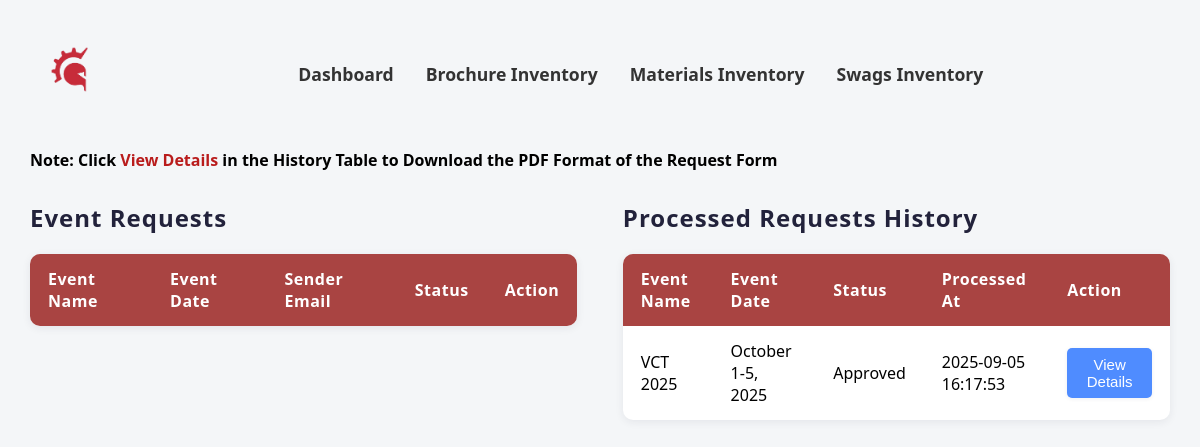
The page /admin/admin_request.php (signed in) on the database its author committed.
### tables this page shows
CREATE TABLE `event_form_history` (
  `event_form_id` int(11) NOT NULL,
  `event_name` varchar(255) DEFAULT NULL,
  `event_title` varchar(255) DEFAULT NULL,
  `event_date` varchar(100) DEFAULT NULL,
  `event_duration` varchar(100) NOT NULL,
  `sender_email` varchar(255) DEFAULT NULL,
  `date_time_ingress` datetime DEFAULT NULL,
  `date_time_egress` datetime DEFAULT NULL,
  `claiming_id` varchar(255) DEFAULT NULL,
  `place` varchar(255) DEFAULT NULL,
  `location` varchar(255) DEFAULT NULL,
  `sponsorship_budg` varchar(20) NOT NULL,
  `amount` int(11) DEFAULT NULL,
  `target_audience` varchar(255) DEFAULT NULL,
  `number_audience` varchar(255) DEFAULT NULL,
  `set_up` enum('Yes','No','','') DEFAULT NULL,
  `booth_size` varchar(255) DEFAULT NULL,
  `booth_inclusion` varchar(255) DEFAULT NULL,
  `number_tables` int(11) DEFAULT NULL,
  `number_chairs` int(11) DEFAULT NULL,
  `speaking_slot` varchar(20) DEFAULT NULL,
  `speaker_name` varchar(50) DEFAULT NULL,
  `date_time` datetime DEFAULT NULL,
  `duration` varchar(50) DEFAULT NULL,
  `topic` varchar(255) DEFAULT NULL,
  `technical_team` varchar(255) DEFAULT NULL,
  `technical_task` varchar(255) DEFAULT NULL,
  `trainer_needed` varchar(255) DEFAULT NULL,
  `trainer_task` varchar(255) DEFAULT NULL,
  `provide_materials` varchar(255) DEFAULT NULL,
  `requested_by` varchar(100) NOT NULL,
  `created_at` datetime DEFAULT NULL,
  `request_status` varchar(50) DEFAULT NULL,
  `processed_at` datetime DEFAULT NULL,
  `user_id` int(11) DEFAULT NULL,
  `request_mats` int(11) DEFAULT NULL
);

### admin/admin_request.php (the view, shortened to what this page needs)
<?php
$connection = CONNECTIVITY();
function fetch_requested_materials($connection, $mat_id) {
    $materials = [];
    return $materials;
}
$history_per_page = 10;
$history_page = isset($_GET['history_page']) ? max(1, intval($_GET['history_page'])) : 1;
$history_offset = ($history_page - 1) * $history_per_page;
$history_query = "SELECT h.event_form_id, h.event_name, h.event_title, h.event_date,
    COALESCE(h.sender_email, u.email) AS sender_email,
    h.date_time_ingress, h.date_time_egress, h.place, h.location, h.sponsorship_budg,
    h.target_audience, h.number_audience, h.set_up, h.booth_size, h.booth_inclusion,
    h.number_tables, h.number_chairs, h.speaking_slot, h.date_time, h.topic,
    h.technical_team, h.trainer_needed, h.trainer_task, h.provide_materials,
    h.created_at, h.user_id, h.request_mats, h.request_status, h.processed_at,
    h.event_duration,h.claiming_id,h.amount, h.duration, h.speaker_name, h.technical_task,
    h.requested_by
    FROM event_form_history h
    LEFT JOIN users u ON h.user_id = u.user_id
    ORDER BY h.processed_at DESC LIMIT ? OFFSET ?";
$stmt = mysqli_prepare($connection, $history_query);
mysqli_stmt_bind_param($stmt, "ii", $history_per_page, $history_offset);
mysqli_stmt_execute($stmt);
$history_result = mysqli_stmt_get_result($stmt);
$history_requests = [];
while ($row = mysqli_fetch_assoc($history_result)) {
    $row['requested_materials'] = fetch_requested_materials($connection, intval($row['request_mats']));
    $history_requests[] = $row;
}
?>
<!DOCTYPE html>
<html lang="en">
<head>
    <link rel="stylesheet" href="../CSS/admin_request.css">
</head>
<body>
    <nav>
        <a href="admin.php"><img src="../images/images__1_-removebg-preview.png" alt="Company Logo"></a>
        <div class="nav-container">
            <a href="admin.php">Dashboard</a>
            <a href="brochure_inventory.php">Brochure Inventory</a>
            <a href="marketing_inventory.php">Materials Inventory</a>
            <a href="swags_inventory.php">Swags Inventory</a>
        </div>
    </nav>
      <h4>Note: Click <span style="color:#b91c1c;"> View Details </span>in the History Table to Download the PDF Format of the Request Form</h4>
    <div class="tables-flex">
        <div class="table-container">
            <h2>Event Requests</h2>
            <table>
                <thead>
                    <tr>
                        <th>Event Name</th>
                        <th>Event Date</th>
                        <th>Sender Email</th>
                        <th>Status</th>
                        <th>Action</th>
                    </tr>
                </thead>
            </table>
        </div>
        <div class="table-container">
            <h2>Processed Requests History</h2>
            <table>
                <thead>
                    <tr>
                        <th>Event Name</th>
                        <th>Event Date</th>
                        <th>Status</th>
                        <th>Processed At</th>
                        <th>Action</th>
                    </tr>
                </thead>
                <tbody>
                <?php foreach($history_requests as $row): ?>
                    <tr>
                        <td><?= htmlspecialchars($row['event_name']); ?></td>
                        <td><?= htmlspecialchars($row['event_date']); ?></td>
                        <td><?= htmlspecialchars($row['request_status']); ?></td>
                        <td><?= htmlspecialchars($row['processed_at']); ?></td>
                        <td>
                            <button
                                class="view-request"
                                data-request='<?= json_encode($row, JSON_HEX_TAG | JSON_HEX_APOS | JSON_HEX_QUOT | JSON_HEX_AMP); ?>'
                                data-materials='<?= json_encode($row['requested_materials'], JSON_HEX_TAG | JSON_HEX_APOS | JSON_HEX_QUOT | JSON_HEX_AMP); ?>'
                            >View Details</button>
                        </td>
                    </tr>
                <?php endforeach; ?>
                </tbody>
            </table>
    </div>
</body>
</html>

### CSS/admin_request.css (style rules this page uses)
body { font-family: 'Segoe UI', Arial, sans-serif; background: #f4f6f8; margin: 0; padding: 30px; }
nav { padding: 16px 0; margin-bottom: 32px; display: grid; grid-template-columns: auto 1fr; align-items: center; gap: 20px; }
.nav-container { display: flex; justify-content: center; gap: 32px; width: 100%; }
nav img { height: 50px; margin-left: 20px; }
nav a { color: #333; text-decoration: none; font-weight: 600; font-size: 1.1rem; }
h2 { text-align: left; margin-top: 0; color: #22223b; letter-spacing: 1px; }
.tables-flex { display: flex; justify-content: space-between; align-items: flex-start; gap: 24px; width: 100%; margin-top: 30px; }
.table-container { width: 48%; }
table { border-collapse: collapse; width: 100%; margin: 0; background: #fff; box-shadow: 0 2px 8px rgba(34,34,59,0.08); border-radius: 10px; overflow: hidden; }
th, td { border: none; padding: 14px 18px; text-align: left; }
th { background: #a94442; color: #fff; font-weight: 600; letter-spacing: 0.5px; }
button { background: #4f8cff; color: #fff; border: none; border-radius: 5px; padding: 8px 18px; font-size: 15px; cursor: pointer; transition: background 0.2s, box-shadow 0.2s; box-shadow: 0 1px 4px rgba(34,34,59,0.07); }

### rows shown on the page
event_form_history: event_name "VCT 2025", event_date "October 1-5, 2025", request_status "Approved", processed_at "2025-09-05 16:17:53"
